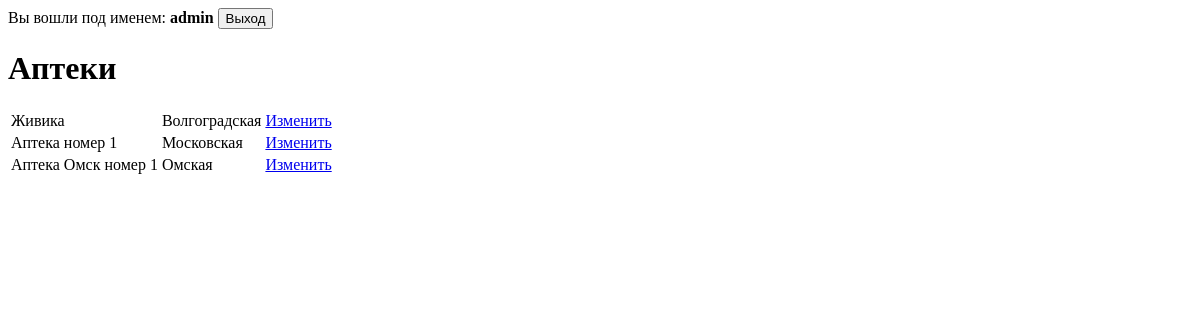
/pharmacies/ (signed in), run on an earlier commit of the app's database.
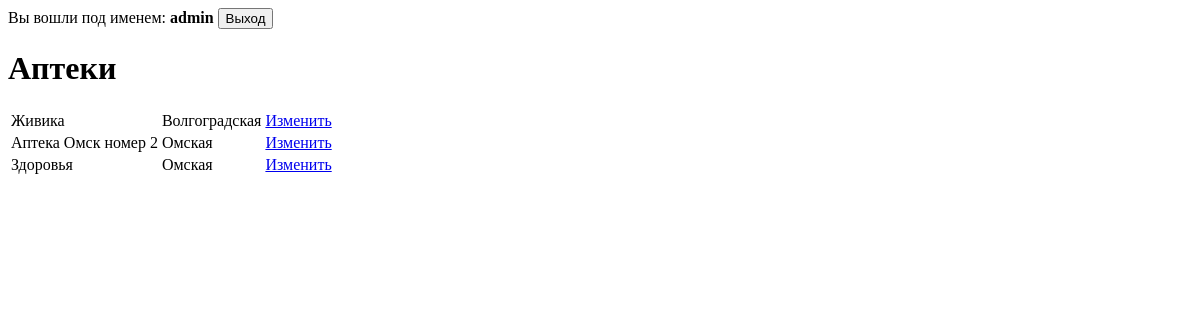
And on a later commit of the database.
### mainapp/models.py (models this page shows, shortened)
class Pharmacy(models.Model):
    name = models.CharField(max_length=50)
    street = models.ForeignKey(Street, on_delete=models.SET_NULL, null=True)
    cures = models.ManyToManyField(Cure,through='Place')

class Street(models.Model):
    name = models.CharField(max_length=50)
    city = models.ForeignKey(City, on_delete=models.SET_NULL, null=True)
    def __str__(self):
        return self.name

### mainapp/views.py (the view)
# urls.py: path("pharmacies/", views.pharmacy,name='pharmacies'),
def pharmacy(request):
    template = loader.get_template('pharmacy.html')
    context = {
        'pharmacies' : Pharmacy.objects.all(),
        'title': 'Список аптек',
        'power_user': request.user.groups.filter(name='admin').exists()
    }
    return HttpResponse(template.render(context, request))

### mainapp/templates/pharmacy.html (shortened to what this page needs)
{% extends 'base.html' %}
{% block page_title %}
    <h1> Аптеки </h1>
{% endblock %}
{% block page_content %}
    <table>
        {% for p in pharmacies %}
            <tr>
                <td>{{p.name}}</td>
                <td>{{p.street}}</td>
                {% if request.user.is_authenticated %}
                    <td><a href="{% url 'edit_pharmacy' p.id %}"> Изменить </a></td>
                {% endif %}
            </tr>
        {% endfor %}
    </table>
    <br>
{% endblock %}

### mainapp/templates/base.html (shortened to what this page needs)
<!DOCTYPE html>
<html lang="ru">
<head>
</head>
<body>
    {% include 'user_block.html' %}
    {% block page_title %}{% endblock %}
    {% block page_content %}{% endblock %}
</body>
</html>

### mainapp/templates/user_block.html
<div>
    {% if request.user.is_authenticated %}
        Вы вошли под именем: <strong>{{request.user.username}}</strong>
        <button type="button" onclick="location.href={% url 'logout' %};">Выход</button>
    {% else %}
        <button type="button" onclick="location.href={% url 'register' %};">Зарегистрироваться</button>
        <button type="button" onclick="location.href={% url 'login' %};">Войти</button>
    {% endif %}
</div>

What changed in the data, as far as the page shows it:
removed Pharmacy: name "Аптека номер 1", street "Московская"
changed Pharmacy: name "Аптека Омск номер 1" → "Аптека Омск номер 2"
added Pharmacy: name "Здоровья", street "Омская"
